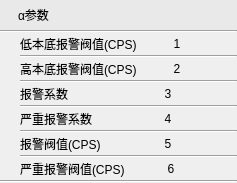
             <widget class="QWidget" name="tab_7">
              <property name="styleSheet">
               <string notr="true">QFrame#frame_7, #frame_8, #frame_9, #frame_10, #frame_11, #frame_12
{
   min-height:50px;
}

QFrame &gt; QLabel
{
   font: 14px &quot;微软雅黑&quot;;
}</string>
              </property>
              <attribute name="title">
               <string>α参数</string>
              </attribute>
              <layout class="QGridLayout" name="gridLayout_31">
               <property name="margin">
                <number>0</number>
               </property>
               <property name="spacing">
                <number>0</number>
               </property>
               <item row="4" column="0" colspan="2">
                <widget class="QWidget" name="widget_10" native="true">
                 <property name="styleSheet">
                  <string notr="true">background-color:  rgb(250, 250, 250);
</string>
                 </property>
                </widget>
               </item>
               <item row="2" column="0" colspan="2">
                <widget class="QWidget" name="widget_9" native="true">
                 <layout class="QGridLayout" name="gridLayout_30">
                  <property name="leftMargin">
                   <number>20</number>
                  </property>
                  <property name="topMargin">
                   <number>0</number>
                  </property>
                  <property name="rightMargin">
                   <number>0</number>
                  </property>
                  <property name="bottomMargin">
                   <number>0</number>
                  </property>
                  <property name="spacing">
                   <number>0</number>
                  </property>
                  <item row="0" column="0">
                   <widget class="QFrame" name="frame_7">
                    <property name="frameShape">
                     <enum>QFrame::NoFrame</enum>
                    </property>
                    <property name="frameShadow">
                     <enum>QFrame::Raised</enum>
                    </property>
                    <layout class="QGridLayout" name="gridLayout_4">
                     <property name="leftMargin">
                      <number>0</number>
                     </property>
                     <property name="topMargin">
                      <number>0</number>
                     </property>
                     <property name="rightMargin">
                      <number>20</number>
                     </property>
                     <property name="bottomMargin">
                      <number>0</number>
                     </property>
                     <property name="spacing">
                      <number>0</number>
                     </property>
                     <item row="0" column="0">
                      <widget class="QLabel" name="label_10">
                       <property name="text">
                        <string>低本底报警阀值(CPS)</string>
                       </property>
                      </widget>
                     </item>
                     <item row="0" column="1">
                      <widget class="QPushButton" name="alphaLowEdit">
                       <property name="text">
                        <string>1</string>
                       </property>
                       <property name="flat">
                        <bool>true</bool>
                       </property>
                       <attribute name="buttonGroup">
                        <string notr="true">buttonGroup</string>
                       </attribute>
                      </widget>
                     </item>
                    </layout>
                   </widget>
                  </item>
                  <item row="1" column="0">
                   <widget class="Line" name="line_10">
                    <property name="orientation">
                     <enum>Qt::Horizontal</enum>
                    </property>
                   </widget>
                  </item>
                  <item row="2" column="0">
                   <widget class="QFrame" name="frame_8">
                    <property name="frameShape">
                     <enum>QFrame::NoFrame</enum>
                    </property>
                    <property name="frameShadow">
                     <enum>QFrame::Raised</enum>
                    </property>
                    <layout class="QGridLayout" name="gridLayout_13">
                     <property name="leftMargin">
                      <number>0</number>
                     </property>
                     <property name="topMargin">
                      <number>0</number>
                     </property>
                     <property name="rightMargin">
                      <number>20</number>
                     </property>
                     <property name="bottomMargin">
                      <number>0</number>
                     </property>
                     <property name="spacing">
                      <number>0</number>
                     </property>
                     <item row="0" column="0">
                      <widget class="QLabel" name="label_11">
                       <property name="text">
                        <string>高本底报警阀值(CPS)</string>
                       </property>
                      </widget>
                     </item>
                     <item row="0" column="1">
                      <widget class="QPushButton" name="alphaHighEdit">
                       <property name="text">
                        <string>2</string>
                       </property>
                       <property name="flat">
                        <bool>true</bool>
                       </property>
                       <attribute name="buttonGroup">
                        <string notr="true">buttonGroup</string>
                       </attribute>
                      </widget>
                     </item>
                    </layout>
                   </widget>
                  </item>
                  <item row="3" column="0">
                   <widget class="Line" name="line_11">
                    <property name="orientation">
                     <enum>Qt::Horizontal</enum>
                    </property>
                   </widget>
                  </item>
                  <item row="4" column="0">
                   <widget class="QFrame" name="frame_9">
                    <property name="frameShape">
                     <enum>QFrame::NoFrame</enum>
                    </property>
                    <property name="frameShadow">
                     <enum>QFrame::Raised</enum>
                    </property>
                    <layout class="QGridLayout" name="gridLayout_18">
                     <property name="leftMargin">
                      <number>0</number>
                     </property>
                     <property name="topMargin">
                      <number>0</number>
                     </property>
                     <property name="rightMargin">
                      <number>20</number>
                     </property>
                     <property name="bottomMargin">
                      <number>0</number>
                     </property>
                     <property name="spacing">
                      <number>0</number>
                     </property>
                     <item row="0" column="0">
                      <widget class="QLabel" name="label_12">
                       <property name="text">
                        <string>报警系数</string>
                       </property>
                      </widget>
                     </item>
                     <item row="0" column="1">
                      <widget class="QPushButton" name="alphaAlarmEdit">
                       <property name="text">
                        <string>3</string>
                       </property>
                       <property name="flat">
                        <bool>true</bool>
                       </property>
                       <attribute name="buttonGroup">
                        <string notr="true">buttonGroup</string>
                       </attribute>
                      </widget>
                     </item>
                    </layout>
                   </widget>
                  </item>
                  <item row="5" column="0">
                   <widget class="Line" name="line_12">
                    <property name="orientation">
                     <enum>Qt::Horizontal</enum>
                    </property>
                   </widget>
                  </item>
                  <item row="6" column="0">
                   <widget class="QFrame" name="frame_10">
                    <property name="frameShape">
                     <enum>QFrame::NoFrame</enum>
                    </property>
                    <property name="frameShadow">
                     <enum>QFrame::Raised</enum>
                    </property>
                    <layout class="QGridLayout" name="gridLayout_29">
                     <property name="leftMargin">
                      <number>0</number>
                     </property>
                     <property name="topMargin">
                      <number>0</number>
                     </property>
                     <property name="rightMargin">
                      <number>20</number>
                     </property>
                     <property name="bottomMargin">
                      <number>0</number>
                     </property>
                     <property name="spacing">
                      <number>0</number>
                     </property>
                     <item row="0" column="0">
                      <widget class="QLabel" name="label_13">
                       <property name="text">
                        <string>严重报警系数</string>
                       </property>
                      </widget>
                     </item>
                     <item row="0" column="1">
                      <widget class="QPushButton" name="alphaSAlarmEdit">
                       <property name="text">
                        <string>4</string>
                       </property>
                       <property name="flat">
                        <bool>true</bool>
                       </property>
                       <attribute name="buttonGroup">
                        <string notr="true">buttonGroup</string>
                       </attribute>
                      </widget>
                     </item>
                    </layout>
                   </widget>
                  </item>
                  <item row="7" column="0">
                   <widget class="Line" name="line_13">
                    <property name="orientation">
                     <enum>Qt::Horizontal</enum>
                    </property>
                   </widget>
                  </item>
                  <item row="8" column="0">
                   <widget class="QFrame" name="frame_11">
                    <property name="frameShape">
                     <enum>QFrame::NoFrame</enum>
                    </property>
                    <property name="frameShadow">
                     <enum>QFrame::Raised</enum>
                    </property>
                    <layout class="QGridLayout" name="gridLayout_27">
                     <property name="leftMargin">
                      <number>0</number>
                     </property>
                     <property name="topMargin">
                      <number>0</number>
                     </property>
                     <property name="rightMargin">
                      <number>20</number>
                     </property>
                     <property name="bottomMargin">
                      <number>0</number>
                     </property>
                     <property name="spacing">
                      <number>0</number>
                     </property>
                     <item row="0" column="0">
                      <widget class="QLabel" name="label_14">
                       <property name="text">
                        <string>报警阀值(CPS)</string>
                       </property>
                      </widget>
                     </item>
                     <item row="0" column="1">
                      <widget class="QPushButton" name="alphaThresholdEdit">
                       <property name="text">
                        <string>5</string>
                       </property>
                       <property name="flat">
                        <bool>true</bool>
                       </property>
                       <attribute name="buttonGroup">
                        <string notr="true">buttonGroup</string>
                       </attribute>
                      </widget>
                     </item>
                    </layout>
                   </widget>
                  </item>
                  <item row="9" column="0">
                   <widget class="Line" name="line_14">
                    <property name="orientation">
                     <enum>Qt::Horizontal</enum>
                    </property>
                   </widget>
                  </item>
                  <item row="10" column="0">
                   <widget class="QFrame" name="frame_12">
                    <property name="frameShape">
                     <enum>QFrame::NoFrame</enum>
                    </property>
                    <property name="frameShadow">
                     <enum>QFrame::Raised</enum>
                    </property>
                    <layout class="QGridLayout" name="gridLayout_28">
                     <property name="leftMargin">
                      <number>0</number>
                     </property>
                     <property name="topMargin">
                      <number>0</number>
                     </property>
                     <property name="rightMargin">
                      <number>20</number>
                     </property>
                     <property name="bottomMargin">
                      <number>0</number>
                     </property>
                     <property name="spacing">
                      <number>0</number>
                     </property>
                     <item row="0" column="0">
                      <widget class="QLabel" name="label_15">
                       <property name="text">
                        <string>严重报警阀值(CPS)</string>
                       </property>
                      </widget>
                     </item>
                     <item row="0" column="1">
                      <widget class="QPushButton" name="alphaSThresholdEdit">
                       <property name="text">
                        <string>6</string>
                       </property>
                       <property name="flat">
                        <bool>true</bool>
                       </property>
                       <attribute name="buttonGroup">
                        <string notr="true">buttonGroup</string>
                       </attribute>
                      </widget>
                     </item>
                    </layout>
                   </widget>
                  </item>
                 </layout>
                </widget>
               </item>
               <item row="1" column="0" colspan="2">
                <widget class="Line" name="line_15">
                 <property name="orientation">
                  <enum>Qt::Horizontal</enum>
                 </property>
                </widget>
               </item>
               <item row="3" column="0" colspan="2">
                <widget class="Line" name="line_16">
                 <property name="orientation">
                  <enum>Qt::Horizontal</enum>
                 </property>
                </widget>
               </item>
               <item row="0" column="0" colspan="2">
                <widget class="QWidget" name="widget_8" native="true">
                 <property name="styleSheet">
                  <string notr="true">background-color: #E9E9E9;
min-height:30px;
max-height:30px;</string>
                 </property>
                 <layout class="QGridLayout" name="gridLayout_38">
                  <property name="leftMargin">
                   <number>18</number>
                  </property>
                  <property name="topMargin">
                   <number>0</number>
                  </property>
                  <property name="rightMargin">
                   <number>0</number>
                  </property>
                  <property name="bottomMargin">
                   <number>0</number>
                  </property>
                  <property name="spacing">
                   <number>0</number>
                  </property>
                  <item row="0" column="0">
                   <widget class="QLabel" name="label_26">
                    <property name="text">
                     <string>α参数</string>
                    </property>
                   </widget>
                  </item>
                 </layout>
                </widget>
               </item>
              </layout>
             </widget>
